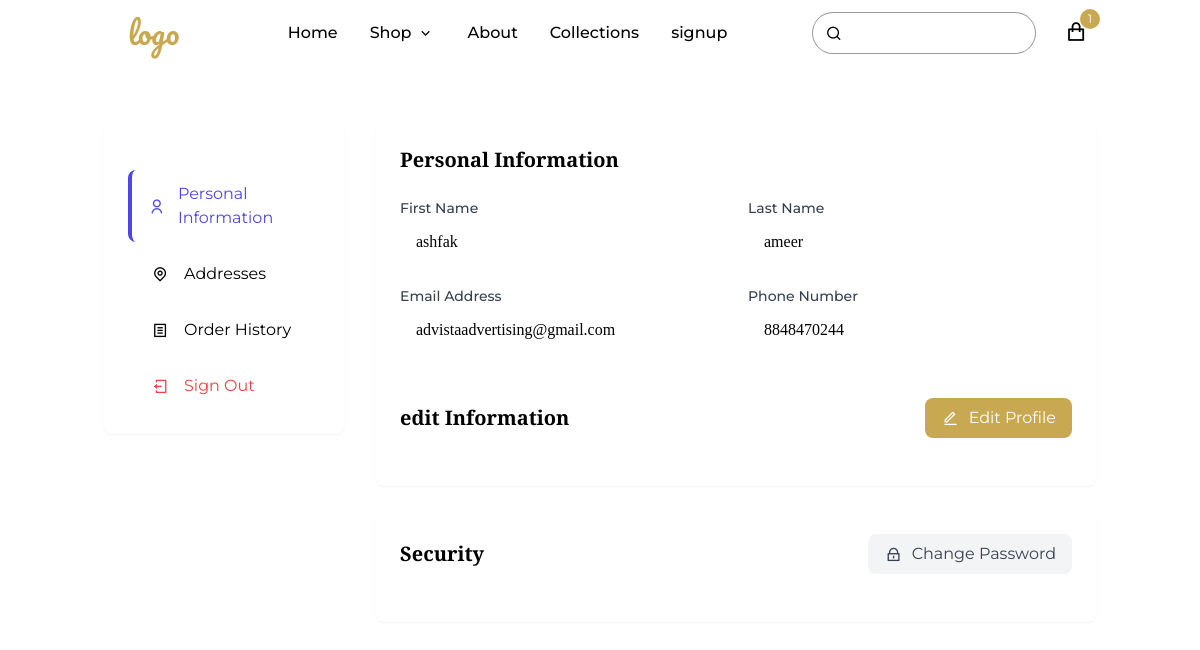
Screenshot of /account/ (signed in) with the database file from the repository.
### orders/models.py (models this page shows, shortened)
class Order(models.Model):
    cartstage=0
    pending=1
    processing=2
    shipped=3
    deliverd=4
    cancelled=5
    refunded=6
    ORDER_STATUS=(
        (cartstage,'cartstage'),
        (pending,'pending'),
        (processing,'procesing'),
        (shipped,'shipped'),
        (deliverd,'deliverd'),
        (cancelled,'cancelled'),
        (refunded,'refunded')
    )
    customer=models.ForeignKey(Customer,on_delete=models.CASCADE,related_name='orders')
    order_number=models.CharField(max_length=15,unique=True)
    promocode=models.ForeignKey(Discount,on_delete=models.SET_NULL,related_name='applied_orders',null=True,blank=True)
    order_date=models.DateField(auto_now_add=True)
    updated_at = models.DateTimeField(auto_now=True)
    processed_at = models.DateTimeField(blank=True, null=True)
    total_amount=models.DecimalField(decimal_places=2,max_digits=10,null=True,blank=True)
    grand_total=models.DecimalField(decimal_places=2,max_digits=10,null=True,blank=True)
    status=models.IntegerField(choices=ORDER_STATUS,default=0)

### users/models.py (models this page shows, shortened)
class Customer(models.Model):
    first_name = models.CharField(max_length=100)
    last_name = models.CharField(max_length=100)
    user=models.OneToOneField(User,on_delete=models.CASCADE,related_name="customer_profile")
    email = models.EmailField(unique=True)
    phone = models.CharField(max_length=20)
    date_of_birth = models.DateField(null=True,blank=True)
    male='M'
    female='F'
    gender_choices=((male,"MALE"),(female,"FEMALE"))
    gender = models.CharField(choices=gender_choices,default='M',null=True,blank=True)
    updated_at = models.DateTimeField(auto_now=True)
    created_at = models.DateTimeField(auto_now_add=True)
    LIVE=1
    DELETE=0
    DELETE_CHOICES=((DELETE,"DELETE"),(LIVE,"LIVE"))
    DELETE_STATUS=models.IntegerField(choices=DELETE_CHOICES,default=1)

### users/views.py (the view)
# urls.py: path('account/',views.show_account,name='account'),
def show_account(request):
    user=request.user.customer_profile
    adress=Adress.objects.filter(owner=user,type='shipping')
    print(adress)
    badress=Adress.objects.filter(owner=user,type='biling')
    order_object=Order.objects.filter(customer=user).exclude(status=Order.cartstage).order_by('id')
    context={
        'adress':adress,
        'badress':badress,
        'orders':order_object,
         'user':user
            }
    return render(request,'account.html',context)

### orders/context_processors.py (called while the page is built)
def cartitem_count(request):
    cart_obj={}
    if request.user.is_authenticated:
        try:
            user=request.user.customer_profile
            cart_obj=Order.objects.get(
                customer=user,
                status=Order.cartstage
            )
        except Exception as e:
            print(e)
    return {'cart':cart_obj}

### templates/account.html (shortened to what this page needs)
{% load static %}
{% block header %}
        {% include 'main/header.html' %}
{% endblock header %}
{% block navbar %}
        {% include 'main/nav_bar.html' %}
{% endblock navbar %}
<div class="container mx-auto mt-6 px-4 py-8">
    <div class="flex flex-col md:flex-row gap-8">
        {% block sidebar %}
            {% include 'accountcomponants/sidebarr.html' %}
        {% endblock sidebar %}
        <div class="w-full md:w-3/4">
            {% block personal %}
            {% include 'accountcomponants/personalimformation.html' %}
            {% endblock personal %}
        </div>
    </div>
</div>

### templates/main/nav_bar.html (shortened to what this page needs)
{% load static %}
<header  class=" top-0 left-0 right-0 z-50 transition-all bg-white-800 duration-300">
    <div class="container mx-auto px-4 py-3 flex items-center justify-between">
        <div class="flex items-center">
            <a href="#" class="text-3xl font-['Pacifico'] text-primary  mx-6" >logo</a>
        </div>
        <nav class="hidden lg:flex items-center space-x-8">
            <a href="{% url 'show_page' %}" class="hover:text-primary transition-colors font-medium  text-black" >Home</a>
            <div class="relative group">
                <a class="hover:text-primary transition-colors font-medium text-black flex items-center" >
                    Shop
                    <span class="ml-1 w-5 h-5 flex items-center justify-center">
                        <i class="ri-arrow-down-s-line"></i>
                    </span>
                </a>
            </div>
            <a href="{% url 'about' %}" id="header_txt" class="text-black hover:text-primary transition-colors font-medium">About</a>
            <a href="{% url 'products_list1' %}" id="header_txt" class="text-black hover:text-primaryransition-colors font-medium">Collections</a>
            {% if user.is_authenticated %}
            {% else %}
            <a href="{% url 'register_page' %}" id="header_txt" class="text-black hover:text-primary transition-colors font-medium">signup</a>
            {% endif %}
        </nav>
        <div class="flex items-center space-x-4">
            <div class="relative hidden lg:block">
                <form action="{% url 'product_search' %}" method="post" enctype="multipart/form-data" class="relative">
                <input type="text" name="product_search" placeholder="Search..." class="pl-10 pr-4 py-2 rounded-full bg-white bg-opacity-20 text-white placeholder-white placeholder-opacity-75 border-black border-opacity-40 border focus:outline-none focus:ring-2 focus:ring-grey-500 w-40 lg:w-56">
                 <button  type="submit" name="Search">
                <span class="absolute left-3 top-1/2 transform -translate-y-1/2 w-5 h-5 flex items-center justify-center text-black">
                    <i class="ri-search-line"></i>
                </button>
                </form>
            </div>
            <div class="relative">
                <button class="w-10 h-10 flex items-center justify-center text-black">
                    <a href="{% url 'cart' %}" >
                    <i class="ri-shopping-bag-line ri-lg"></i>
                    </a>
                </button>
                {% if cart.order_items.count %}
                <span class="absolute -top-1 -right-1 w-5 h-5 flex items-center justify-center bg-primary text-white text-xs rounded-full">{{cart.order_items.count}}</span>
                {% endif %}
            </div>
        </div>
    </div>
</header>

### templates/accountcomponants/personalimformation.html (shortened to what this page needs)
{% load static %}
<div id="personal-info" class="tab-content active">
    <div class="bg-white rounded shadow-sm p-6 mb-6">
        <div class="flex justify-between items-center mb-6">
            <h2 class="text-xl font-semibold">Personal Information</h2>
        </div>
        <div class="grid grid-cols-1 md:grid-cols-2 gap-6">
            <div>
                <label class="block text-sm font-medium text-gray-700 mb-1">First Name</label>
                <h1  class="w-full px-4 py-2 " >{{user.first_name}}</h1>
            </div>
            <div>
                <label class="block text-sm font-medium text-gray-700 mb-1">Last Name</label>
                <h1  class="w-full px-4 py-2 " >{{user.last_name}}</h1>
            </div>
            <div>
                <label class="block text-sm font-medium text-gray-700 mb-1">Email Address</label>
                <h1  class="w-full px-4 py-2 " >{{user.email}}</h1>
            </div>
            <div>
                <label class="block text-sm font-medium text-gray-700 mb-1">Phone Number</label>
                <h1  class="w-full px-4 py-2 " >{{user.phone}}</h1>
            </div>
        </div>
    <form action="{% url 'edit_profile' %}" method="post" enctype="multipart/form-data">
        <div class="flex justify-between mt-12 items-center mb-6">
            <h2 class="text-xl font-semibold">edit Information</h2>
            <button type="button" id="edit_profile_button"  class="bg-primary text-white px-4 py-2 rounded-button whitespace-nowrap flex items-center">
                <div class="w-5 h-5 flex items-center justify-center mr-2">
                    <i class="ri-edit-line"></i>
                </div>
                Edit Profile
            </button>
        </div>
    </form>
    </div>
    <div class="bg-white rounded shadow-sm p-6">
        <div class="flex justify-between items-center mb-6">
            <h2 class="text-xl font-semibold">Security</h2>
            <button id="change_password_button" class="bg-gray-100 text-gray-700 hover:bg-gray-200 px-4 py-2 rounded-button whitespace-nowrap flex items-center">
                <div class="w-5 h-5 flex items-center justify-center mr-2">
                    <i class="ri-lock-line"></i>
                </div>
                Change Password
            </button>
        </div>
    </div>
</div>

### static/css/style.css (style rules this page uses)
:where([class^="ri-"])::before { content: "\f3c2"; }
h1, h2, h3, h4, h5, h6 { font-family: 'Playfair Display', serif; }
.tab-content { display: none; }
.tab-content.active { display: block; }

### templates/main/header.html (style rules this page uses)
:where([class^="ri-"])::before { content: "\f3c2"; }
h1, h2, h3, h4, h5, h6 { font-family: 'Cormorant Garamond', serif; }

### templates/account.html (style rules this page uses)
.tab-content { display: none; }
.tab-content.active { display: block; }

### rows the page displays
Order: order_items.count "1"
Customer: first_name "ashfak", last_name "ameer", email "advistaadvertising@gmail.com", phone "8848470244"
